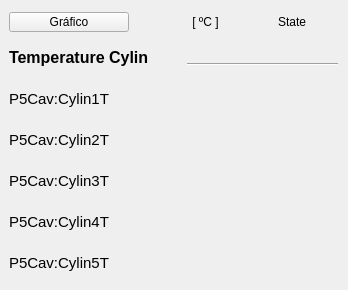
     <widget class="QWidget" name="scrollAreaWidgetContents_7">
      <property name="geometry">
       <rect>
        <x>0</x>
        <y>0</y>
        <width>348</width>
        <height>290</height>
       </rect>
      </property>
      <widget class="PyDMLabel" name="PyDMLabel_34">
       <property name="geometry">
        <rect>
         <x>273</x>
         <y>10</y>
         <width>38</width>
         <height>24</height>
        </rect>
       </property>
       <property name="toolTip">
        <string/>
       </property>
       <property name="text">
        <string>State</string>
       </property>
       <property name="alignment">
        <set>Qt::AlignCenter</set>
       </property>
      </widget>
      <widget class="PyDMLabel" name="PyDMLabel_57">
       <property name="geometry">
        <rect>
         <x>9</x>
         <y>40</y>
         <width>172</width>
         <height>35</height>
        </rect>
       </property>
       <property name="minimumSize">
        <size>
         <width>172</width>
         <height>35</height>
        </size>
       </property>
       <property name="maximumSize">
        <size>
         <width>172</width>
         <height>16777215</height>
        </size>
       </property>
       <property name="font">
        <font>
         <pointsize>12</pointsize>
         <weight>75</weight>
         <bold>true</bold>
        </font>
       </property>
       <property name="toolTip">
        <string/>
       </property>
       <property name="text">
        <string>Temperature Cylin</string>
       </property>
      </widget>
      <widget class="PyDMLabel" name="PyDMLabel_64">
       <property name="enabled">
        <bool>true</bool>
       </property>
       <property name="geometry">
        <rect>
         <x>187</x>
         <y>165</y>
         <width>80</width>
         <height>30</height>
        </rect>
       </property>
       <property name="minimumSize">
        <size>
         <width>80</width>
         <height>30</height>
        </size>
       </property>
       <property name="maximumSize">
        <size>
         <width>80</width>
         <height>30</height>
        </size>
       </property>
       <property name="toolTip">
        <string/>
       </property>
       <property name="accessibleDescription">
        <string/>
       </property>
       <property name="layoutDirection">
        <enum>Qt::LeftToRight</enum>
       </property>
       <property name="autoFillBackground">
        <bool>false</bool>
       </property>
       <property name="styleSheet">
        <string notr="true"/>
       </property>
       <property name="frameShape">
        <enum>QFrame::NoFrame</enum>
       </property>
       <property name="frameShadow">
        <enum>QFrame::Sunken</enum>
       </property>
       <property name="alignment">
        <set>Qt::AlignCenter</set>
       </property>
       <property name="precision" stdset="0">
        <number>2</number>
       </property>
       <property name="precisionFromPV" stdset="0">
        <bool>false</bool>
       </property>
       <property name="channel" stdset="0">
        <string>BO-05D:RF-P5Cav:Cylin3T-Mon</string>
       </property>
      </widget>
      <widget class="QLed" name="led_cylin2">
       <property name="geometry">
        <rect>
         <x>273</x>
         <y>122</y>
         <width>51</width>
         <height>35</height>
        </rect>
       </property>
       <property name="sizePolicy">
        <sizepolicy hsizetype="Maximum" vsizetype="Maximum">
         <horstretch>0</horstretch>
         <verstretch>0</verstretch>
        </sizepolicy>
       </property>
       <property name="minimumSize">
        <size>
         <width>51</width>
         <height>35</height>
        </size>
       </property>
       <property name="maximumSize">
        <size>
         <width>51</width>
         <height>35</height>
        </size>
       </property>
       <property name="toolTip">
        <string/>
       </property>
       <property name="state">
        <bool>true</bool>
       </property>
       <property name="onColor">
        <color>
         <red>0</red>
         <green>140</green>
         <blue>0</blue>
        </color>
       </property>
       <property name="shape">
        <enum>QLed::Circle</enum>
       </property>
      </widget>
      <widget class="PyDMLabel" name="pv03raps01">
       <property name="geometry">
        <rect>
         <x>9</x>
         <y>245</y>
         <width>172</width>
         <height>35</height>
        </rect>
       </property>
       <property name="minimumSize">
        <size>
         <width>172</width>
         <height>0</height>
        </size>
       </property>
       <property name="maximumSize">
        <size>
         <width>172</width>
         <height>16777215</height>
        </size>
       </property>
       <property name="font">
        <font>
         <pointsize>11</pointsize>
        </font>
       </property>
       <property name="toolTip">
        <string/>
       </property>
       <property name="text">
        <string>P5Cav:Cylin5T</string>
       </property>
      </widget>
      <widget class="QLed" name="led_cylin4">
       <property name="enabled">
        <bool>true</bool>
       </property>
       <property name="geometry">
        <rect>
         <x>273</x>
         <y>204</y>
         <width>51</width>
         <height>35</height>
        </rect>
       </property>
       <property name="sizePolicy">
        <sizepolicy hsizetype="Maximum" vsizetype="Maximum">
         <horstretch>0</horstretch>
         <verstretch>0</verstretch>
        </sizepolicy>
       </property>
       <property name="minimumSize">
        <size>
         <width>51</width>
         <height>35</height>
        </size>
       </property>
       <property name="maximumSize">
        <size>
         <width>51</width>
         <height>35</height>
        </size>
       </property>
       <property name="toolTip">
        <string/>
       </property>
       <property name="state">
        <bool>true</bool>
       </property>
       <property name="onColor">
        <color>
         <red>0</red>
         <green>140</green>
         <blue>0</blue>
        </color>
       </property>
       <property name="shape">
        <enum>QLed::Circle</enum>
       </property>
      </widget>
      <widget class="QLed" name="led_cylin3">
       <property name="geometry">
        <rect>
         <x>273</x>
         <y>163</y>
         <width>51</width>
         <height>35</height>
        </rect>
       </property>
       <property name="sizePolicy">
        <sizepolicy hsizetype="Maximum" vsizetype="Maximum">
         <horstretch>0</horstretch>
         <verstretch>0</verstretch>
        </sizepolicy>
       </property>
       <property name="minimumSize">
        <size>
         <width>51</width>
         <height>35</height>
        </size>
       </property>
       <property name="maximumSize">
        <size>
         <width>51</width>
         <height>35</height>
        </size>
       </property>
       <property name="toolTip">
        <string/>
       </property>
       <property name="state">
        <bool>true</bool>
       </property>
       <property name="onColor">
        <color>
         <red>0</red>
         <green>140</green>
         <blue>0</blue>
        </color>
       </property>
       <property name="shape">
        <enum>QLed::Circle</enum>
       </property>
      </widget>
      <widget class="PyDMLabel" name="PyDMLabel_32">
       <property name="geometry">
        <rect>
         <x>9</x>
         <y>122</y>
         <width>172</width>
         <height>35</height>
        </rect>
       </property>
       <property name="minimumSize">
        <size>
         <width>172</width>
         <height>0</height>
        </size>
       </property>
       <property name="maximumSize">
        <size>
         <width>172</width>
         <height>16777215</height>
        </size>
       </property>
       <property name="font">
        <font>
         <pointsize>11</pointsize>
        </font>
       </property>
       <property name="toolTip">
        <string/>
       </property>
       <property name="text">
        <string>P5Cav:Cylin2T</string>
       </property>
      </widget>
      <widget class="PyDMLabel" name="PyDMLabel_63">
       <property name="enabled">
        <bool>true</bool>
       </property>
       <property name="geometry">
        <rect>
         <x>187</x>
         <y>124</y>
         <width>80</width>
         <height>30</height>
        </rect>
       </property>
       <property name="minimumSize">
        <size>
         <width>80</width>
         <height>30</height>
        </size>
       </property>
       <property name="maximumSize">
        <size>
         <width>80</width>
         <height>30</height>
        </size>
       </property>
       <property name="toolTip">
        <string/>
       </property>
       <property name="accessibleDescription">
        <string/>
       </property>
       <property name="layoutDirection">
        <enum>Qt::LeftToRight</enum>
       </property>
       <property name="autoFillBackground">
        <bool>false</bool>
       </property>
       <property name="styleSheet">
        <string notr="true"/>
       </property>
       <property name="frameShape">
        <enum>QFrame::NoFrame</enum>
       </property>
       <property name="frameShadow">
        <enum>QFrame::Sunken</enum>
       </property>
       <property name="alignment">
        <set>Qt::AlignCenter</set>
       </property>
       <property name="precision" stdset="0">
        <number>2</number>
       </property>
       <property name="precisionFromPV" stdset="0">
        <bool>false</bool>
       </property>
       <property name="channel" stdset="0">
        <string>BO-05D:RF-P5Cav:Cylin2T-Mon</string>
       </property>
      </widget>
      <widget class="QLed" name="led_cylin1">
       <property name="enabled">
        <bool>true</bool>
       </property>
       <property name="geometry">
        <rect>
         <x>273</x>
         <y>81</y>
         <width>51</width>
         <height>35</height>
        </rect>
       </property>
       <property name="sizePolicy">
        <sizepolicy hsizetype="Maximum" vsizetype="Maximum">
         <horstretch>0</horstretch>
         <verstretch>0</verstretch>
        </sizepolicy>
       </property>
       <property name="minimumSize">
        <size>
         <width>51</width>
         <height>35</height>
        </size>
       </property>
       <property name="maximumSize">
        <size>
         <width>51</width>
         <height>35</height>
        </size>
       </property>
       <property name="toolTip">
        <string/>
       </property>
       <property name="state">
        <bool>true</bool>
       </property>
       <property name="onColor">
        <color>
         <red>0</red>
         <green>140</green>
         <blue>0</blue>
        </color>
       </property>
       <property name="shape">
        <enum>QLed::Circle</enum>
       </property>
      </widget>
      <widget class="PyDMPushButton" name="PyDMPushButton_46">
       <property name="geometry">
        <rect>
         <x>9</x>
         <y>12</y>
         <width>120</width>
         <height>20</height>
        </rect>
       </property>
       <property name="minimumSize">
        <size>
         <width>120</width>
         <height>20</height>
        </size>
       </property>
       <property name="maximumSize">
        <size>
         <width>120</width>
         <height>20</height>
        </size>
       </property>
       <property name="toolTip">
        <string/>
       </property>
       <property name="text">
        <string>Gráfico</string>
       </property>
      </widget>
      <widget class="Line" name="line_3">
       <property name="geometry">
        <rect>
         <x>187</x>
         <y>56</y>
         <width>151</width>
         <height>16</height>
        </rect>
       </property>
       <property name="sizeIncrement">
        <size>
         <width>0</width>
         <height>0</height>
        </size>
       </property>
       <property name="baseSize">
        <size>
         <width>0</width>
         <height>0</height>
        </size>
       </property>
       <property name="autoFillBackground">
        <bool>false</bool>
       </property>
       <property name="frameShadow">
        <enum>QFrame::Sunken</enum>
       </property>
       <property name="lineWidth">
        <number>1</number>
       </property>
       <property name="midLineWidth">
        <number>0</number>
       </property>
       <property name="orientation">
        <enum>Qt::Horizontal</enum>
       </property>
      </widget>
      <widget class="PyDMLabel" name="pv02raps02">
       <property name="geometry">
        <rect>
         <x>9</x>
         <y>204</y>
         <width>172</width>
         <height>35</height>
        </rect>
       </property>
       <property name="minimumSize">
        <size>
         <width>172</width>
         <height>0</height>
        </size>
       </property>
       <property name="maximumSize">
        <size>
         <width>172</width>
         <height>16777215</height>
        </size>
       </property>
       <property name="font">
        <font>
         <pointsize>11</pointsize>
        </font>
       </property>
       <property name="toolTip">
        <string/>
       </property>
       <property name="text">
        <string>P5Cav:Cylin4T</string>
       </property>
      </widget>
      <widget class="QLed" name="led_cylin5">
       <property name="geometry">
        <rect>
         <x>273</x>
         <y>245</y>
         <width>51</width>
         <height>35</height>
        </rect>
       </property>
       <property name="sizePolicy">
        <sizepolicy hsizetype="Maximum" vsizetype="Maximum">
         <horstretch>0</horstretch>
         <verstretch>0</verstretch>
        </sizepolicy>
       </property>
       <property name="minimumSize">
        <size>
         <width>51</width>
         <height>35</height>
        </size>
       </property>
       <property name="maximumSize">
        <size>
         <width>51</width>
         <height>35</height>
        </size>
       </property>
       <property name="toolTip">
        <string/>
       </property>
       <property name="state">
        <bool>true</bool>
       </property>
       <property name="onColor">
        <color>
         <red>0</red>
         <green>140</green>
         <blue>0</blue>
        </color>
       </property>
       <property name="shape">
        <enum>QLed::Circle</enum>
       </property>
      </widget>
      <widget class="PyDMLabel" name="PyDMLabel_68">
       <property name="enabled">
        <bool>true</bool>
       </property>
       <property name="geometry">
        <rect>
         <x>187</x>
         <y>247</y>
         <width>80</width>
         <height>30</height>
        </rect>
       </property>
       <property name="minimumSize">
        <size>
         <width>80</width>
         <height>30</height>
        </size>
       </property>
       <property name="maximumSize">
        <size>
         <width>80</width>
         <height>30</height>
        </size>
       </property>
       <property name="toolTip">
        <string/>
       </property>
       <property name="accessibleDescription">
        <string/>
       </property>
       <property name="layoutDirection">
        <enum>Qt::LeftToRight</enum>
       </property>
       <property name="autoFillBackground">
        <bool>false</bool>
       </property>
       <property name="styleSheet">
        <string notr="true"/>
       </property>
       <property name="frameShape">
        <enum>QFrame::NoFrame</enum>
       </property>
       <property name="frameShadow">
        <enum>QFrame::Sunken</enum>
       </property>
       <property name="alignment">
        <set>Qt::AlignCenter</set>
       </property>
       <property name="precision" stdset="0">
        <number>2</number>
       </property>
       <property name="precisionFromPV" stdset="0">
        <bool>false</bool>
       </property>
       <property name="channel" stdset="0">
        <string>BO-05D:RF-P5Cav:Cylin5T-Mon</string>
       </property>
      </widget>
      <widget class="PyDMLabel" name="PyDMLabel_62">
       <property name="geometry">
        <rect>
         <x>9</x>
         <y>81</y>
         <width>172</width>
         <height>35</height>
        </rect>
       </property>
       <property name="minimumSize">
        <size>
         <width>172</width>
         <height>35</height>
        </size>
       </property>
       <property name="maximumSize">
        <size>
         <width>172</width>
         <height>16777215</height>
        </size>
       </property>
       <property name="font">
        <font>
         <pointsize>11</pointsize>
        </font>
       </property>
       <property name="toolTip">
        <string/>
       </property>
       <property name="text">
        <string>P5Cav:Cylin1T</string>
       </property>
      </widget>
      <widget class="PyDMLabel" name="PyDMLabel_36">
       <property name="geometry">
        <rect>
         <x>187</x>
         <y>10</y>
         <width>37</width>
         <height>24</height>
        </rect>
       </property>
       <property name="toolTip">
        <string/>
       </property>
       <property name="text">
        <string>[ ºC ]</string>
       </property>
       <property name="alignment">
        <set>Qt::AlignCenter</set>
       </property>
      </widget>
      <widget class="PyDMLabel" name="PyDMLabel_37">
       <property name="enabled">
        <bool>true</bool>
       </property>
       <property name="geometry">
        <rect>
         <x>187</x>
         <y>83</y>
         <width>80</width>
         <height>30</height>
        </rect>
       </property>
       <property name="minimumSize">
        <size>
         <width>80</width>
         <height>30</height>
        </size>
       </property>
       <property name="maximumSize">
        <size>
         <width>80</width>
         <height>30</height>
        </size>
       </property>
       <property name="toolTip">
        <string/>
       </property>
       <property name="accessibleDescription">
        <string/>
       </property>
       <property name="layoutDirection">
        <enum>Qt::LeftToRight</enum>
       </property>
       <property name="autoFillBackground">
        <bool>false</bool>
       </property>
       <property name="styleSheet">
        <string notr="true"/>
       </property>
       <property name="frameShape">
        <enum>QFrame::NoFrame</enum>
       </property>
       <property name="frameShadow">
        <enum>QFrame::Sunken</enum>
       </property>
       <property name="alignment">
        <set>Qt::AlignCenter</set>
       </property>
       <property name="precision" stdset="0">
        <number>2</number>
       </property>
       <property name="precisionFromPV" stdset="0">
        <bool>false</bool>
       </property>
       <property name="channel" stdset="0">
        <string>BO-05D:RF-P5Cav:Cylin1T-Mon</string>
       </property>
      </widget>
      <widget class="PyDMLabel" name="PyDMLabel_65">
       <property name="enabled">
        <bool>true</bool>
       </property>
       <property name="geometry">
        <rect>
         <x>187</x>
         <y>206</y>
         <width>80</width>
         <height>30</height>
        </rect>
       </property>
       <property name="minimumSize">
        <size>
         <width>80</width>
         <height>30</height>
        </size>
       </property>
       <property name="maximumSize">
        <size>
         <width>80</width>
         <height>30</height>
        </size>
       </property>
       <property name="toolTip">
        <string/>
       </property>
       <property name="accessibleDescription">
        <string/>
       </property>
       <property name="layoutDirection">
        <enum>Qt::LeftToRight</enum>
       </property>
       <property name="autoFillBackground">
        <bool>false</bool>
       </property>
       <property name="styleSheet">
        <string notr="true"/>
       </property>
       <property name="frameShape">
        <enum>QFrame::NoFrame</enum>
       </property>
       <property name="frameShadow">
        <enum>QFrame::Sunken</enum>
       </property>
       <property name="alignment">
        <set>Qt::AlignCenter</set>
       </property>
       <property name="precision" stdset="0">
        <number>2</number>
       </property>
       <property name="showUnits" stdset="0">
        <bool>false</bool>
       </property>
       <property name="precisionFromPV" stdset="0">
        <bool>false</bool>
       </property>
       <property name="channel" stdset="0">
        <string>BO-05D:RF-P5Cav:Cylin4T-Mon</string>
       </property>
      </widget>
      <widget class="PyDMLabel" name="pv02raps01">
       <property name="geometry">
        <rect>
         <x>9</x>
         <y>163</y>
         <width>172</width>
         <height>35</height>
        </rect>
       </property>
       <property name="minimumSize">
        <size>
         <width>172</width>
         <height>0</height>
        </size>
       </property>
       <property name="maximumSize">
        <size>
         <width>172</width>
         <height>16777215</height>
        </size>
       </property>
       <property name="font">
        <font>
         <pointsize>11</pointsize>
        </font>
       </property>
       <property name="toolTip">
        <string/>
       </property>
       <property name="text">
        <string>P5Cav:Cylin3T</string>
       </property>
      </widget>
     </widget>
